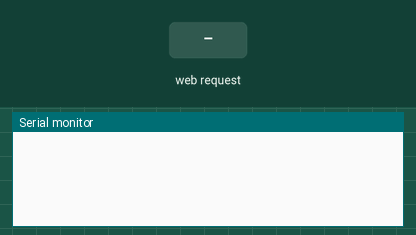
The sketch below on a simulated Arduino Uno, built with avr-gcc and run on an emulated ATmega328P. Parts: the last lines printed to the serial monitor. The test bench sets the inputs (shaded band).

Above: at 1.2 s.
1.3 s: HTTP request GET /HIGH received
At 2.4 s:
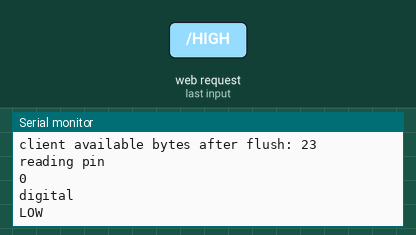
2.8 s: HTTP request GET /LOW received
At 2.87 s:
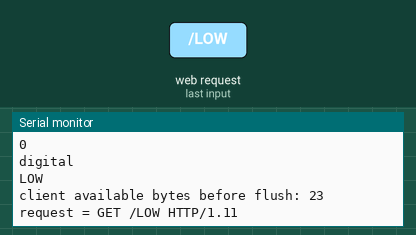

Measured:
- after the input at 1.3 s, the serial monitor: prints a new line at once (image 1)
- after the input at 2.8 s, the serial monitor: prints a new line at once (image 2)

The sketch:

RESTDuino_ino.ino
```cpp
/*
 RESTduino

 A REST-style interface to the Arduino via the
 Wiznet Ethernet shield.

 Based on David A. Mellis's "Web Server" ethernet
 shield example sketch.

 Circuit:
 * Ethernet shield attached to pins 10, 11, 12, 13

 created 04/12/2011
 by Jason J. Gullickson

 added 10/16/2011
 by Edward M. Goldberg - Optional Debug flag

 */

#define DEBUG true

#include <SPI.h>
#include <Ethernet.h>

// Enter a MAC address and IP address for your controller below.
// The IP address will be dependent on your local network:
byte mac[] = {0xDE, 0xAD, 0xBE, 0xEF, 0xFE, 0xED};
byte ip[] = {192,168,0,20};

// Initialize the Ethernet server library
// with the IP address and port you want to use
// (port 80 is default for HTTP):
#if defined(ARDUINO) && ARDUINO >= 100
EthernetServer server(80);
#else
Server server(80);
#endif

void setup()
{
#if DEBUG
  //  turn on serial (for debuggin)
  Serial.begin(9600);
#endif

  // start the Ethernet connection and the server:
  Ethernet.begin(mac, ip);
  server.begin();
}

//  url buffer size
#define BUFSIZE 255

// Toggle case sensitivity
#define CASESENSE true

void loop()
{
  char clientline[BUFSIZE];
  int index = 0;
  // listen for incoming clients
#if defined(ARDUINO) && ARDUINO >= 100
  EthernetClient client = server.available();
#else
  Client client = server.available();
#endif
  if (client) {

    //  reset input buffer
    index = 0;

    while (client.connected()) {
      if (client.available()) {
        char c = client.read();

        //  fill url the buffer
        if(c != '\n' && c != '\r' && index < BUFSIZE){ // Reads until either an eol character is reached or the buffer is full
          clientline[index++] = c;
          continue;
        }

#if DEBUG
        Serial.print("client available bytes before flush: "); Serial.println(client.available());
        Serial.print("request = "); Serial.println(clientline);
#endif

        // Flush any remaining bytes from the client buffer
        client.flush();

#if DEBUG
        // Should be 0
        Serial.print("client available bytes after flush: "); Serial.println(client.available());
#endif

        //  convert clientline into a proper
        //  string for further processing
        String urlString = String(clientline);

        //  extract the operation
        String op = urlString.substring(0,urlString.indexOf(' '));

        //  we're only interested in the first part...
        urlString = urlString.substring(urlString.indexOf('/'), urlString.indexOf(' ', urlString.indexOf('/')));

        //  put what's left of the URL back in client line
#if CASESENSE
        urlString.toUpperCase();
#endif
        urlString.toCharArray(clientline, BUFSIZE);

        //  get the first two parameters
        char *pin = strtok(clientline,"/");
        char *value = strtok(NULL,"/");

        //  this is where we actually *do something*!
        char outValue[10] = "MU";
        String jsonOut = String();

        if(pin != NULL){
          if(value != NULL){

#if DEBUG
            //  set the pin value
            Serial.println("setting pin");
            Serial.println(pin);
#endif

            //  select the pin
            int selectedPin = atoi (pin);
#if DEBUG
            Serial.println(selectedPin);
#endif

            //  set the pin for output
            pinMode(selectedPin, OUTPUT);

            //  determine digital or analog (PWM)
            if(strncmp(value, "HIGH", 4) == 0 || strncmp(value, "LOW", 3) == 0){

#if DEBUG
              //  digital
              Serial.println("digital");
#endif

              if(strncmp(value, "HIGH", 4) == 0){
#if DEBUG
                Serial.println("HIGH");
#endif
                digitalWrite(selectedPin, HIGH);
              }

              if(strncmp(value, "LOW", 3) == 0){
#if DEBUG
                Serial.println("LOW");
#endif
                digitalWrite(selectedPin, LOW);
              }

            }
            else {

#if DEBUG
              //  analog
              Serial.println("analog");
#endif
              //  get numeric value
              int selectedValue = atoi(value);
#if DEBUG
              Serial.println(selectedValue);
#endif
              analogWrite(selectedPin, selectedValue);

            }

            //  return status
            client.println("HTTP/1.1 200 OK");
            client.println("Content-Type: text/html");
            client.println();

          }
          else {
#if DEBUG
            //  read the pin value
            Serial.println("reading pin");
#endif

            //  determine analog or digital
            if(pin[0] == 'a' || pin[0] == 'A'){

              //  analog
              int selectedPin = pin[1] - '0';

#if DEBUG
              Serial.println(selectedPin);
              Serial.println("analog");
#endif

              sprintf(outValue,"%d",analogRead(selectedPin));

#if DEBUG
              Serial.println(outValue);
#endif

            }
            else if(pin[0] != NULL) {

              //  digital
              //int selectedPin = pin[0] - '0';
              int selectedPin = atoi (pin);
#if DEBUG
              Serial.println(selectedPin);
              Serial.println("digital");
#endif

              pinMode(selectedPin, INPUT);

              int inValue = digitalRead(selectedPin);

              if(inValue == 0){
                sprintf(outValue,"%s","LOW");
                //sprintf(outValue,"%d",digitalRead(selectedPin));
              }

              if(inValue == 1){
                sprintf(outValue,"%s","HIGH");
              }

#if DEBUG
              Serial.println(outValue);
#endif
            }

            //  assemble the json output
            jsonOut += "{\"";
            jsonOut += pin;
            jsonOut += "\":\"";
            jsonOut += outValue;
            jsonOut += "\"}";

            //  return value with wildcarded Cross-origin policy
            client.println("HTTP/1.1 200 OK");
            client.println("Content-Type: text/html");
            client.println("Access-Control-Allow-Origin: *");
            client.println();
            client.println(jsonOut);
          }
        }
        else {

          //  error
#if DEBUG
          Serial.println("erroring");
#endif
          client.println("HTTP/1.1 404 Not Found");
          client.println("Content-Type: text/html");
          client.println();

        }
        break;
      }
    }

    // give the web browser time to receive the data
    delay(1);

    // close the connection:
    //client.stop();
    client.stop();
      while(client.status() != 0){
      delay(5);
    }
  }
}
```
